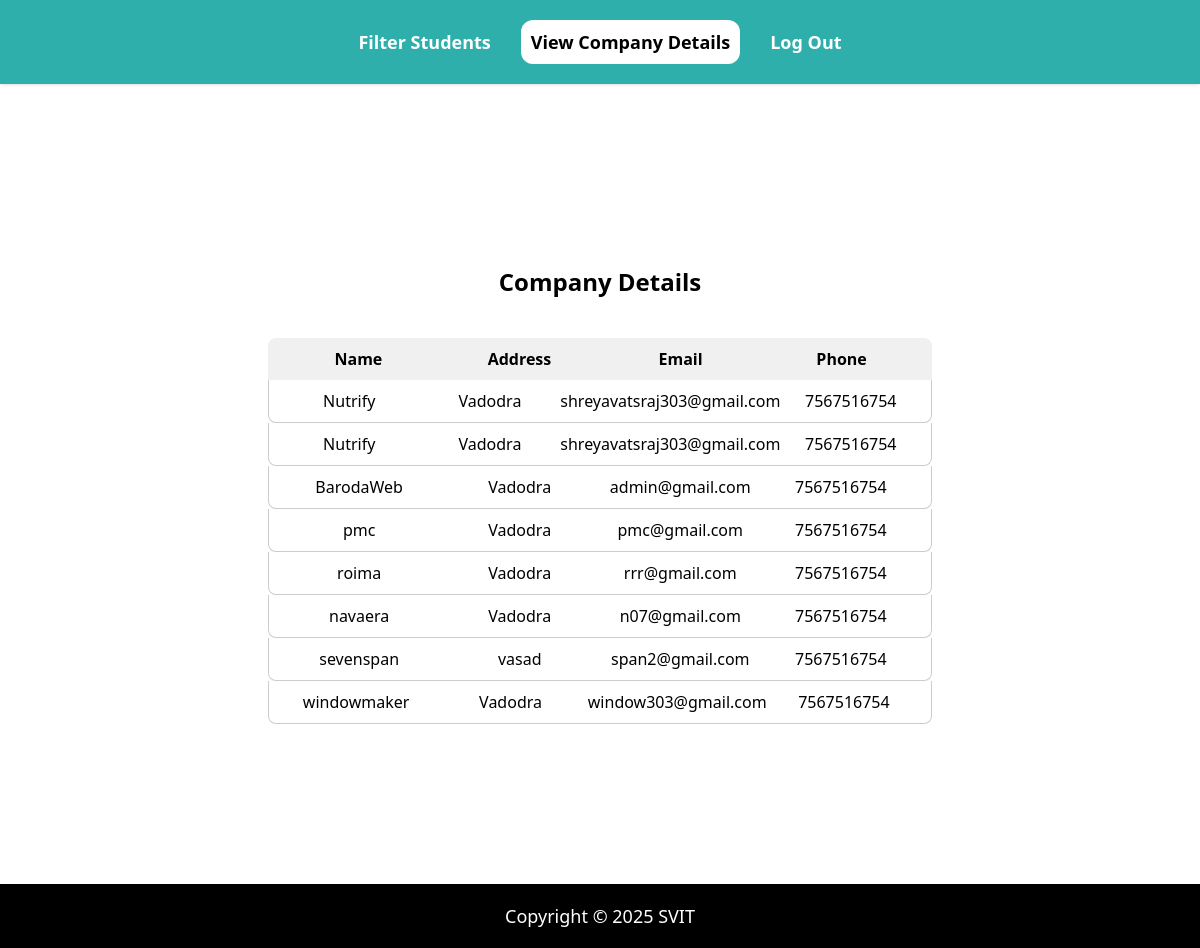
The page /staff/viewcompanydetails/ on the database its author committed.
### svadmin/models.py (models this page shows, shortened)
class Company(models.Model):
    name = models.CharField(max_length=255)
    address = models.TextField()
    phone = models.CharField(max_length=15)
    email = models.EmailField()

### staff/views.py (the view)
# urls.py: path('viewcompanydetails/', views.viewcompanydetails, name='viewcompanydetails'),
def viewcompanydetails(request):
    getCompany = Company.objects.all()  # Fetch all companies
    return render(request, 'staff/viewcompanydetails.html', {'getCompany': getCompany})

### students/context_processors.py (called while the page is built)
def project_name(request):
    return {'PROJECT_NAME': settings.PROJECT_NAME}

### staff/templates/staff/viewcompanydetails.html (shortened to what this page needs)
{% extends "staff/base.html" %}
{% block mainCss %} {% load static %}
<link rel="stylesheet" href="{% static 'svadmin/css/company.css' %}" />
{% endblock mainCss %}
{% block mainContent %}
<div class="container">
  <div class="content">
    {% if getCompany %}
    <div class="right">
      <h2>Company Details</h2>
      <div class="generated-items">
        <div class="generated-header">
          <div class="generated-name">Name</div>
          <div class="generated-username">Address</div>
          <div class="generated-email">Email</div>
          <div class="generated-phone">Phone</div>
        </div>
        {% for company in getCompany %}
        <div class="generated-item">
          <div class="generated-name">{{ company.name }}</div>
          <div class="generated-username">{{ company.address }}</div>
          <div class="generated-email">{{ company.email }}</div>
          <div class="generated-phone">{{ company.phone }}</div>
        </div>
        {% endfor %}
      </div>
    </div>
    {% endif %}
  </div>
</div>
{% endblock mainContent %}

### staff/templates/staff/base.html (shortened to what this page needs)
<!DOCTYPE html>
<html lang="en">
  <head>
    {% load static %}
    <link rel="stylesheet" href="{% static 'svadmin/css/base.css'%}" />
    {% block mainCss %}{% endblock mainCss%}
  </head>
  <body>
    {% url 'filterstudents' as filterstudents_url %}
     {% url 'viewcompanydetails' as viewcompanydetails_url %}
    <nav>
      <a
        href="{% url 'filterstudents' %}"
        class="nav-item {% if request.path == filterstudents_url %} active {% endif %}"
        >Filter Students</a
      >
      <a
        href="{% url 'viewcompanydetails' %}"
        class="nav-item {% if request.path == viewcompanydetails_url %} active {% endif %}"
        >View Company Details</a
      >
      <a href="{% url 'logout'%}" class="nav-item">Log Out</a>
    </nav>
    <div class="main-body">
      {% block mainContent %}{% endblock mainContent %}
    </div>
    <footer>
      <p>
        Copyright &copy;
        {{PROJECT_NAME}}
      </p>
    </footer>
  </body>
</html>

### svadmin/static/svadmin/css/base.css (style rules this page uses)
* { margin: 0; padding: 0; text-decoration: none; font-family: "Segoe UI", Tahoma, Geneva, Verdana, sans-serif; }
nav { display: flex; justify-content: center; align-items: center; padding: 20px; background-color: #2eafac; box-shadow: 0 0 4px 0 rgba(0, 0, 0, 0.2); }
nav .nav-item { color: #ffffff; border-radius: 12px; padding: 10px; margin: 0 10px; font-weight: bold; font-size: 18px; }
nav .nav-item.active { background-color: #ffffff; color: #000000; }
.main-body { min-height: 100vh; }
footer { font-size: 18px; padding: 20px; text-align: center; color: #ffffff; background-color: #000000; }

### svadmin/static/svadmin/css/company.css (style rules this page uses)
.container { display: flex; justify-content: center; align-items: center; flex-direction: column; height: 100vh; }
.content { display: flex; align-items: flex-start; justify-content: space-between; }
.content .right { display: flex; justify-content: center; align-items: center; flex-wrap: wrap; }
.content h2 { margin: 10px 0; text-align: center; }
.right { display: flex; justify-content: center; align-items: center; flex-wrap: wrap; }
.right h2 { margin: 20px 0; text-align: center; }
.generated-items { width: 100%; margin-top: 20px; }
.generated-header { display: flex; justify-content: space-between; background-color: #f0f0f0; padding: 10px; border-radius: 8px 8px 0 0; }
.generated-header div { flex: 1; text-align: center; font-weight: bold; }
.generated-item { display: flex; justify-content: space-between; align-items: center; padding: 10px; border: 1px solid #ccc; border-top: none; border-radius: 0 0 8px 8px; }
.generated-item div { flex: 1; text-align: center; }

### rows shown on the page
Company: name "Nutrify", address "Vadodra", email "shreyavatsraj303@gmail.com", phone "7567516754"
Company: name "Nutrify", address "Vadodra", email "shreyavatsraj303@gmail.com", phone "7567516754"
Company: name "BarodaWeb", address "Vadodra", email "admin@gmail.com", phone "7567516754"
Company: name "pmc", address "Vadodra", email "pmc@gmail.com", phone "7567516754"
Company: name "roima", address "Vadodra", email "rrr@gmail.com", phone "7567516754"
Company: name "navaera", address "Vadodra", email "n07@gmail.com", phone "7567516754"
Company: name "sevenspan", address "vasad", email "span2@gmail.com", phone "7567516754"
Company: name "windowmaker", address "Vadodra", email "window303@gmail.com", phone "7567516754"

### other values the page prints
{{ PROJECT_NAME }} "SVIT"
